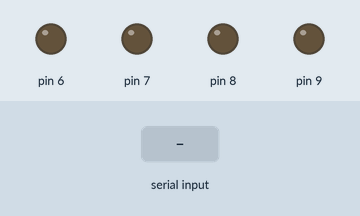
A sketch run on a simulated Arduino Uno, built with avr-gcc and run on an emulated ATmega328P. Shown: output pins drawn as LEDs (lit = HIGH). Inputs (shaded band) come from the test bench. What the sketch prints to the serial monitor is not drawn.

Above: at 1.2 s.
1.3 s: "f" received over Serial
At 2.5 s:
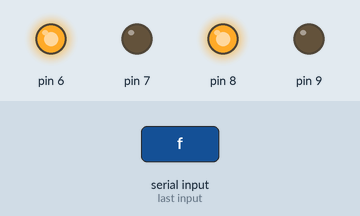
2.8 s: "b" received over Serial
At 3.7 s:
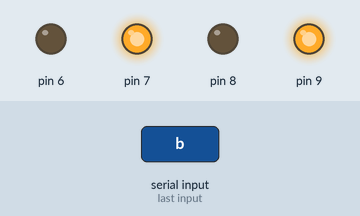
4.3 s: "l" received over Serial
At 4.8 s:
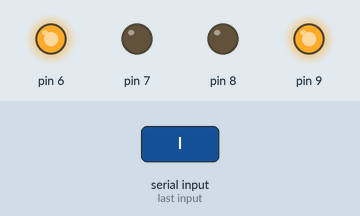
5.8 s: "r" received over Serial
At 7.0 s:
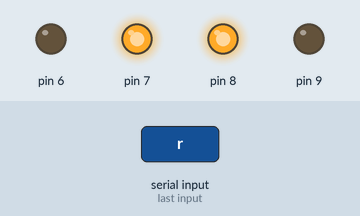
7.3 s: "s" received over Serial
At 8.3 s:
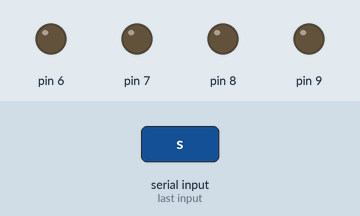
Timing chart, 0 to 9.8 s (numbered marks = the images above; inputs shaded):
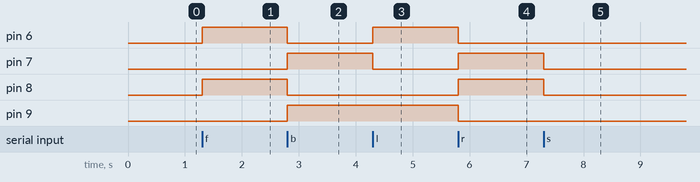

The sketch:

doubleMotor.c.ino
```cpp
char ls;
void setup()
{
  Serial.begin(9600);
  pinMode(6, OUTPUT);
  pinMode(7, OUTPUT);
  pinMode(8, OUTPUT);
  pinMode(9, OUTPUT);
  Serial.println("ok!");
}

void loop()
{
  if (Serial.available()>0)
  {
    ls=Serial.read();
    switch (ls)
    {
      case 'f':
      {
        digitalWrite(8,HIGH);
        digitalWrite(9,LOW);
        digitalWrite(6,HIGH);
        digitalWrite(7,LOW);
        break;
      }
      case 'b':
      {
        digitalWrite(9,HIGH);
        digitalWrite(8,LOW);
        digitalWrite(7,HIGH);
        digitalWrite(6,LOW);
        break;
      }
      case 'l':
      {
        digitalWrite(9,HIGH);
        digitalWrite(8,LOW);
        digitalWrite(6,HIGH);
        digitalWrite(7,LOW);
        break;
      }
      case 'r':
      {
        digitalWrite(8,HIGH);
        digitalWrite(9,LOW);
        digitalWrite(7,HIGH);
        digitalWrite(6,LOW);
        break;
      }
      case 's':
      {
        digitalWrite(8,LOW);
        digitalWrite(9,LOW);
        digitalWrite(6,LOW);
        digitalWrite(7,LOW);
        break;
      }
      default:
        break;
    }
  }
}
```

Measured:
- after the input at 1.3 s, pin 6, pin 8: LOW → HIGH at once
- after the input at 2.8 s, pin 6, pin 8: HIGH → LOW at once; pin 7, pin 9: LOW → HIGH at once
- after the input at 4.3 s, pin 6: LOW → HIGH at once; pin 7: HIGH → LOW at once
- after the input at 5.8 s, pin 6, pin 9: HIGH → LOW at once; pin 7, pin 8: LOW → HIGH at once
- after the input at 7.3 s, pin 7, pin 8: HIGH → LOW at once
